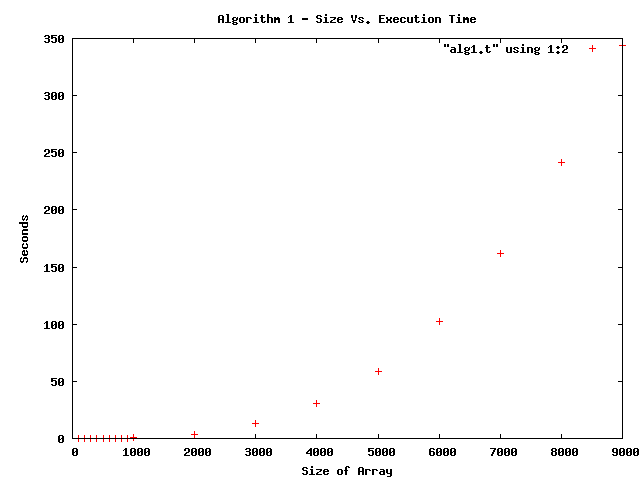

Generate this figure with gnuplot:
set title "Algorithm 1 - Size Vs. Execution Time"
set xlabel "Size of Array"
set ylabel "Seconds"
set autoscale
set term png
set output "alg1plot.png"
plot "alg1.t" using 1:2 
